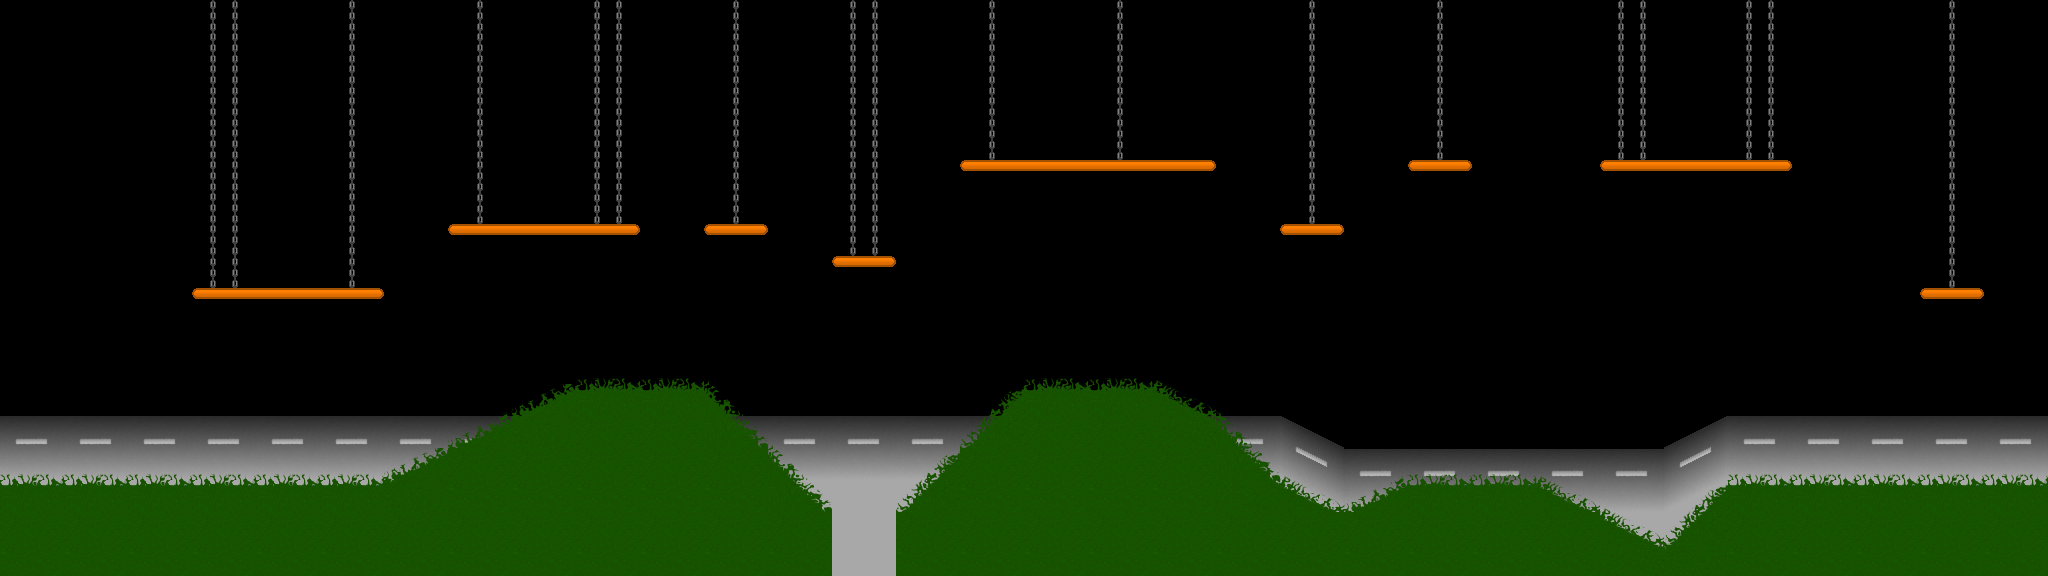

Rendered tile map (Tiled .tmx) drawn with the repository's tilesets; below, a short description and the map source with its tile grids summarised:
An orthogonal 32x9 tile map with 64x64 px tiles, 4 tile layers (Road, Grass, Chains, Platforms).

<map version="1.0" orientation="orthogonal" width="32" height="9" tilewidth="64" tileheight="64">
 <tileset firstgid="1" source="RoadTileSet.tsx" />
 <layer name="Road" width="32" height="9">
  <properties>
   <property name="C" value="" />
  </properties>
  <data>[288 cells, 91 non-empty, 9 distinct tile ids]</data>
 </layer>
 <layer name="Grass" width="32" height="9">
  <data>[288 cells, 81 non-empty, 17 distinct tile ids]</data>
 </layer>
 <layer name="Chains" width="32" height="9">
  <data>[288 cells, 50 non-empty, 4 distinct tile ids]</data>
 </layer>
 <layer name="Platforms" width="32" height="9">
  <properties>
   <property name="C" value="" />
  </properties>
  <data>[288 cells, 18 non-empty, 5 distinct tile ids]</data>
 </layer>
</map>
